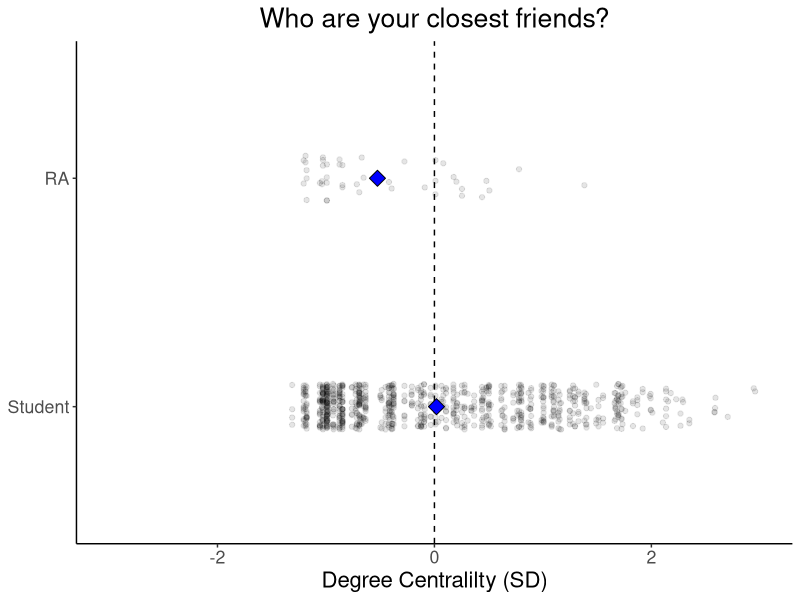
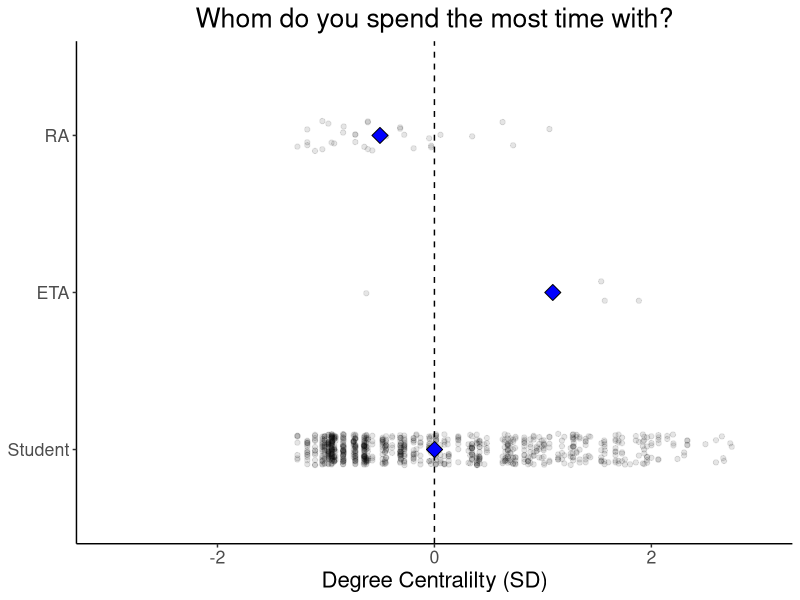
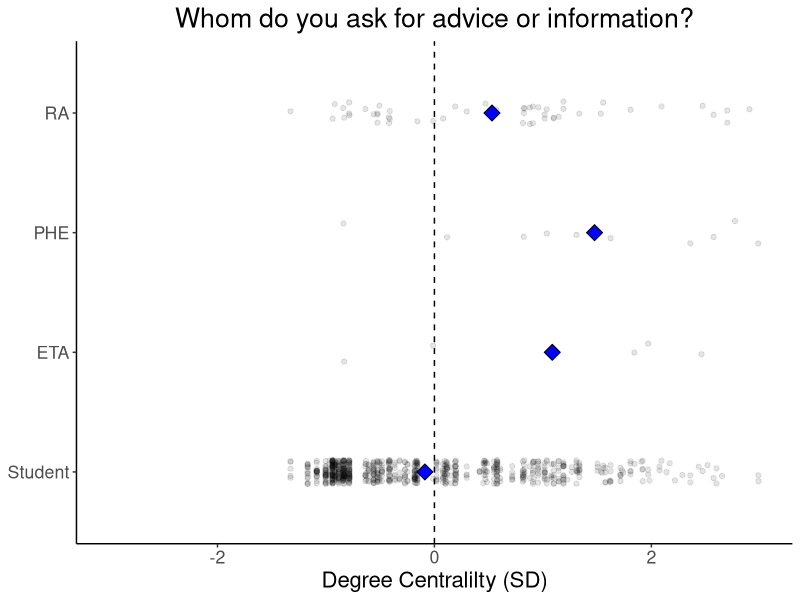
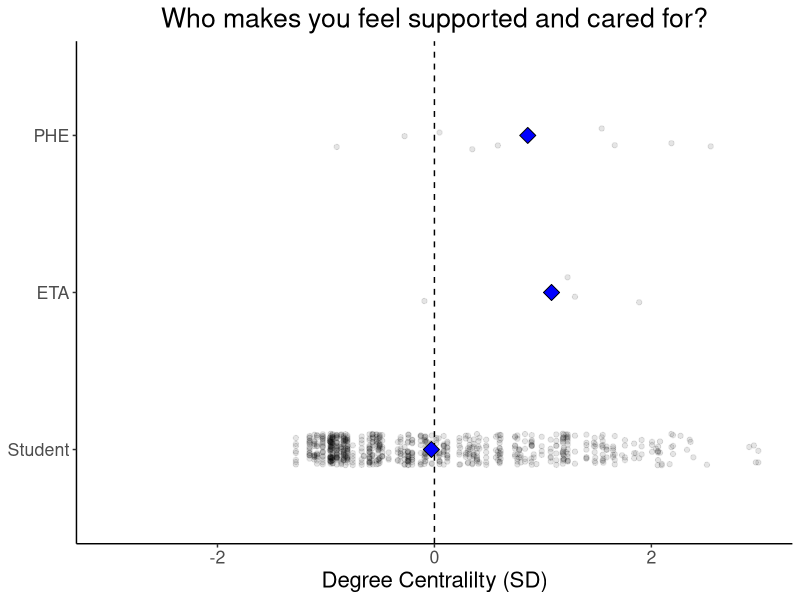
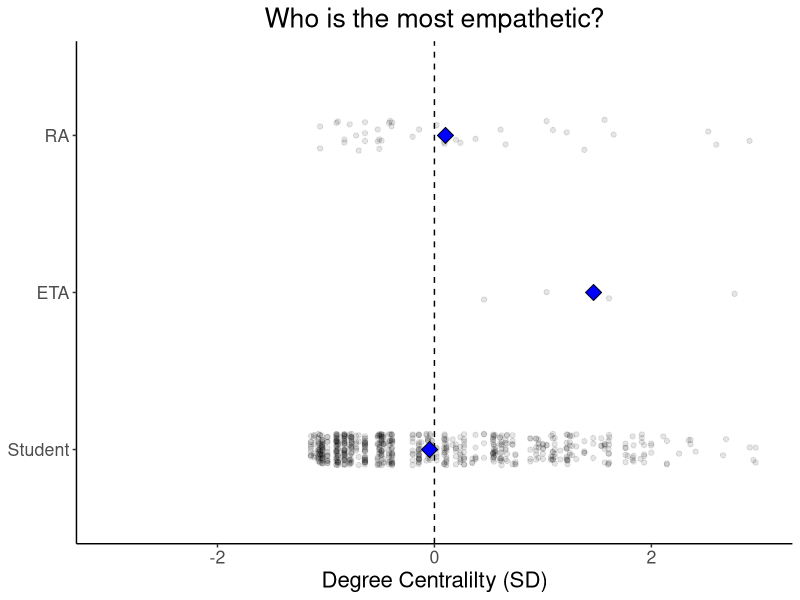
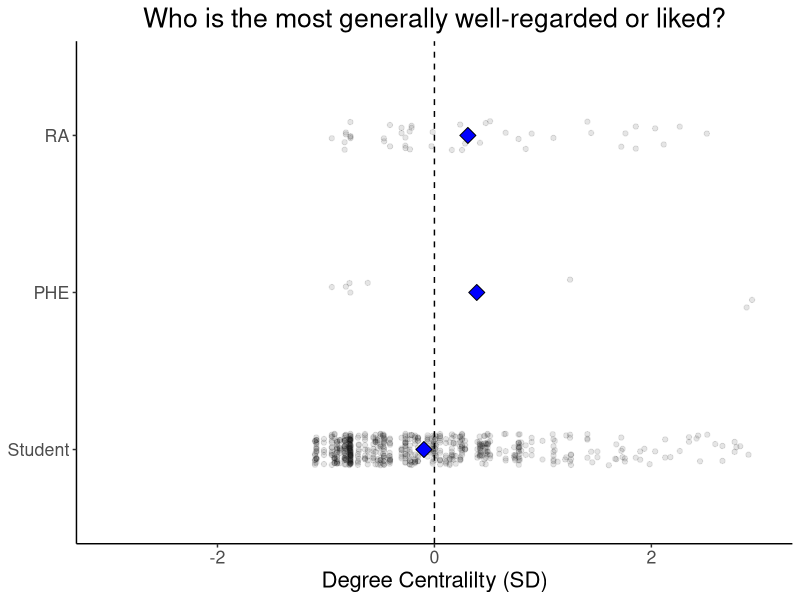
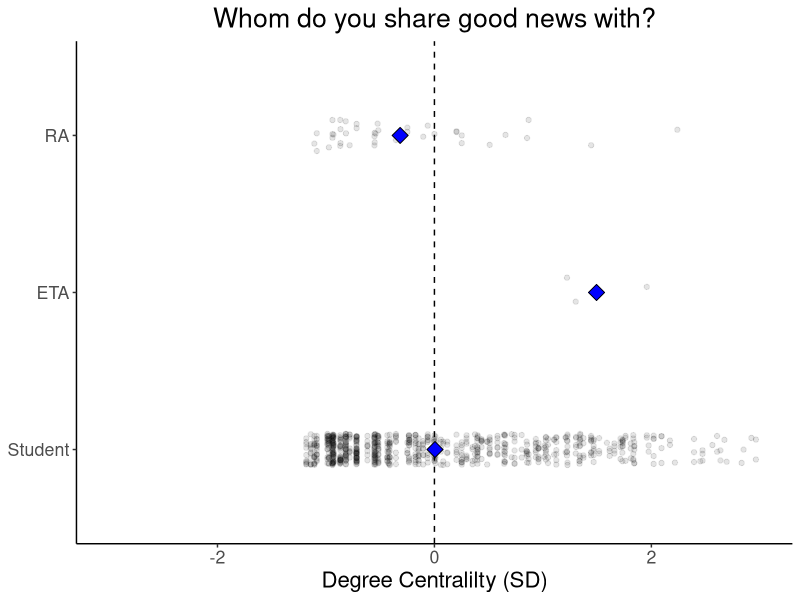
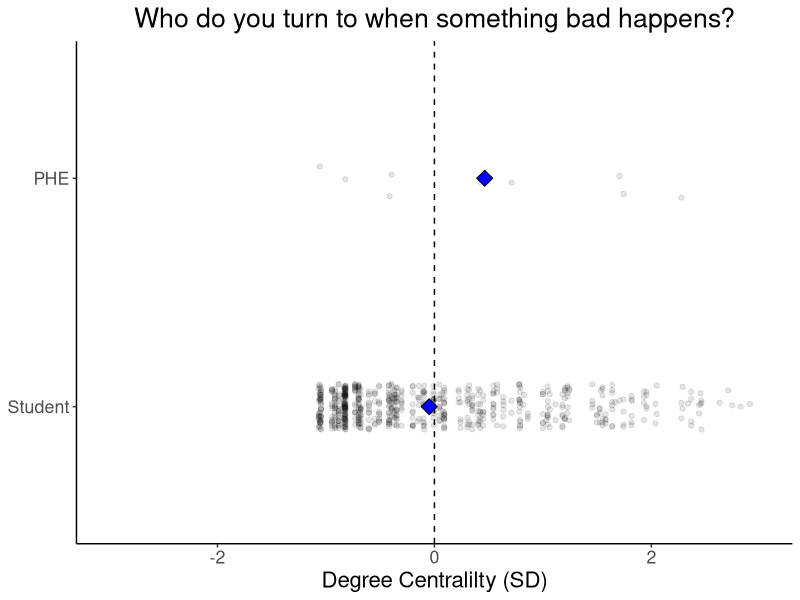

The R source for these figures, in order:
## ---- chunk 1
knitr::opts_chunk$set(echo = FALSE, warning = FALSE)
## ---- chunk 2
library(lme4)
library(broom)
library(tidyverse)

theme_set(
  theme_classic() + #set the theme 
    theme(text = element_text(size = 16)) #set the default text size
)
## ---- chunk 3

df.centrality = read.csv("individual_centrality.csv")
df.staff = read.csv("staff_roster.csv")
df.ids = read.csv("master_id_key.csv")

## ---- chunk 4

df.centrality = df.centrality %>% 
  select(Dorm, Network, PID, Degree_centrality)

df.staff = df.staff %>% 
  select(Email, Res_Staff_Ind)

df.ids = df.ids %>% 
  select(Email, PID)

# map staff emails to PIDs
df.staff = df.staff %>% 
  left_join(., df.ids, by = "Email") %>% 
  select(-Email)

# add staff roles to centrality data frame
df.centrality = df.centrality %>% 
  left_join(., df.staff, by = "PID") %>% 
  rename(role = Res_Staff_Ind) %>% 
  select(-PID)

# fill in NAs in role column with "student" and make reference level
df.centrality$role = recode(as.character(df.centrality$role), .missing = "student")
df.centrality$role = as.factor(df.centrality$role)
df.centrality$role = relevel(df.centrality$role, ref = "student")

# dorm- and network-center degree centrality
df.centrality = df.centrality %>% 
  group_by(Dorm, Network) %>% 
  mutate(degree_centrality_dz = scale(Degree_centrality)) %>% 
  ungroup()

## ---- chunk 5

fun.centrality_plot = function(network, plot_title){

  model = df.centrality %>% 
    filter(Network == network) %>% 
    lm(degree_centrality_dz ~ role, data = .)
  
  df.model_components = tidy(model)
  
  # define groups that are statistically significant from students for plotting
  significant_roles = df.model_components %>% 
    with(., term[p.value < 0.05]) %>% 
    gsub("role", "", .) %>% 
    gsub("\\(Intercept\\)", "student", .)
  
  if("student" %in% significant_roles) {
    significant_roles = significant_roles
  }else{
    significant_roles = significant_roles %>% 
      c("student", .) 
  }
  
  ggplot(data = df.centrality %>% filter(Network == network), 
         mapping = aes(x = role, 
                       y = degree_centrality_dz)) + 
    # add line denoting mean within a dorm
    geom_hline(yintercept = 0, 
               linetype = "dashed") + 
    geom_point(alpha = 0.1,
                position = position_jitter(height = 0, width = 0.1)) + 
    stat_summary(fun.data = "mean_cl_boot",
                 geom = "linerange",
                 size = 1) +
    stat_summary(fun.y = "mean",
                 geom = "point",
                 size = 4, 
                 fill = "blue", 
                 color = "black", 
                 shape = 23) + 
    # select and rename x axis labels
    scale_x_discrete(limits = significant_roles, 
                     labels=c("student" = "Student")) + 
    # set y axis title
    ylab("Degree Centralilty (SD)") +
    # center y axis on zero
    ylim(-3, 3) + 
    coord_flip() + 
    ggtitle(plot_title) + 
    # center plot title
    theme(plot.title = element_text(hjust = 0.5)) + 
    # remove y axis title
    theme(axis.title.y = element_blank())
}

## ---- chunk 6

fun.centrality_plot(network = "CloseFrds", 
                    plot_title = "Who are your closest friends?")

## ---- chunk 7

fun.centrality_plot(network = "SpendTime", 
                    plot_title = "Whom do you spend the most time with?")

## ---- chunk 8

fun.centrality_plot(network = "SocAdvice", 
                    plot_title = "Whom do you ask for advice or information?")

## ---- chunk 9

fun.centrality_plot(network = "Responsive", 
                    plot_title = "Who makes you feel supported and cared for?")

## ---- chunk 10

fun.centrality_plot(network = "EmpSupp", 
                    plot_title = "Who is the most empathetic?")

## ---- chunk 11

# fun.centrality_plot(network = "PosAffPres", 
#                     plot_title = "Who usually makes you feel positive?")

## ---- chunk 12

fun.centrality_plot(network = "Liked", 
                    plot_title = "Who is the most generally well-regarded or liked?")

## ---- chunk 13

fun.centrality_plot(network = "PosEmoSupp", 
                    plot_title = "Whom do you share good news with?")

## ---- chunk 14

fun.centrality_plot(network = "NegEmoSupp", 
                    plot_title = "Who do you turn to when something bad happens?")

## ---- chunk 15

fun.centrality_plot(network = "NegAffPres", 
                    plot_title = "Who usually makes you feel negative?")

## ---- chunk 16

# fun.centrality_plot(network = "Gossip", 
#                     plot_title = "Who do you talk to about other people?")

## ---- chunk 17

fun.centrality_plot(network = "Persuasive", 
                    plot_title = "Who is the most persuasive?")

